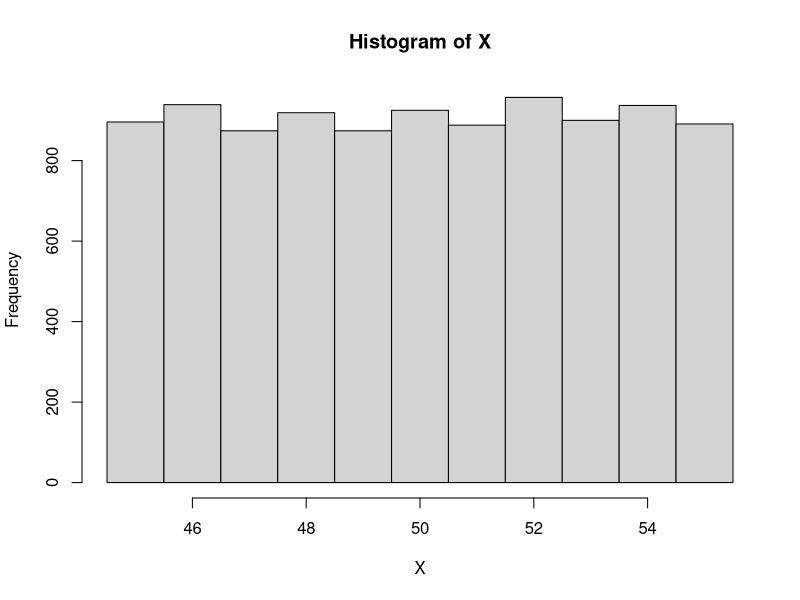
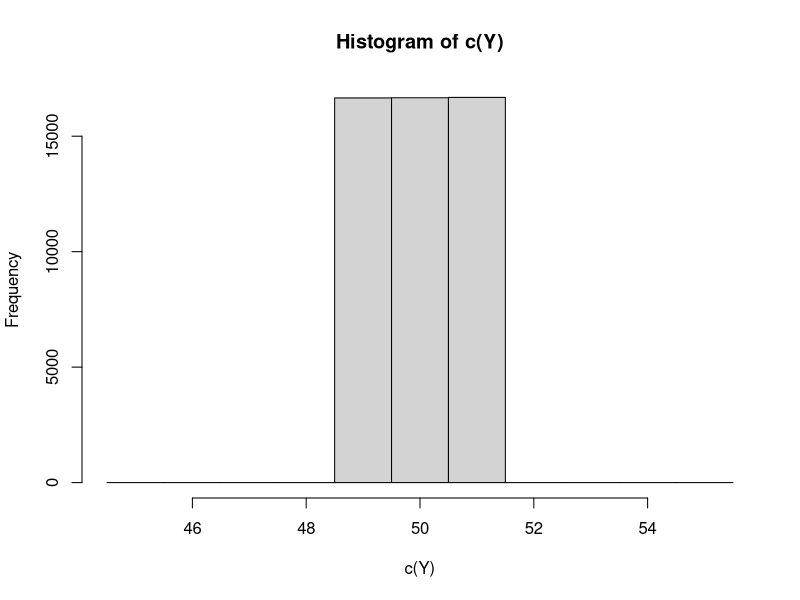
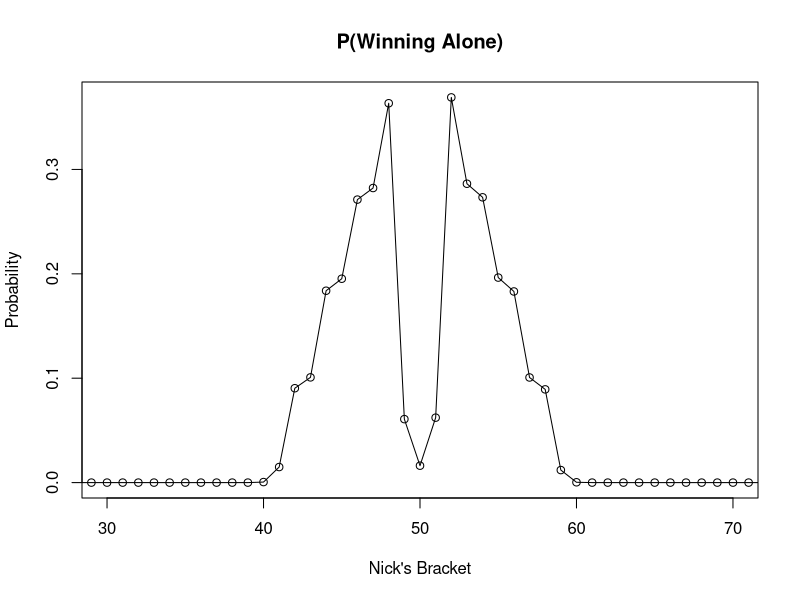
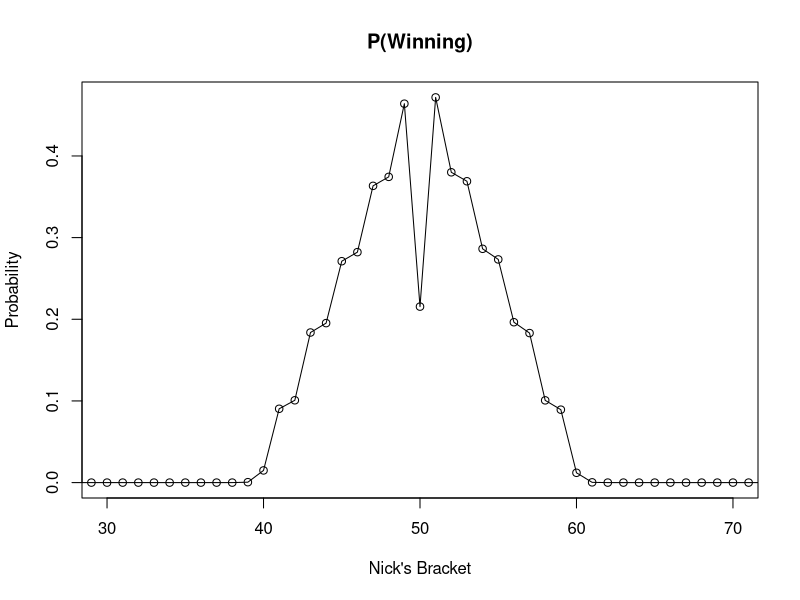
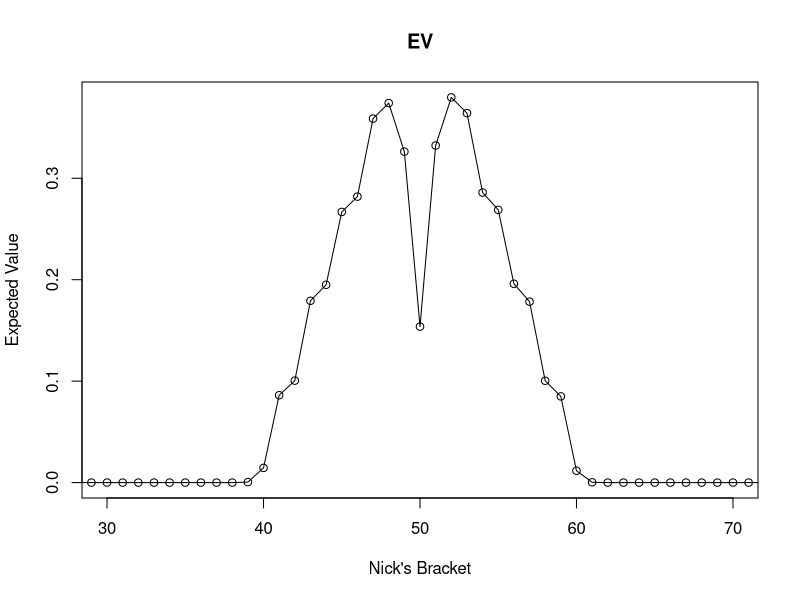
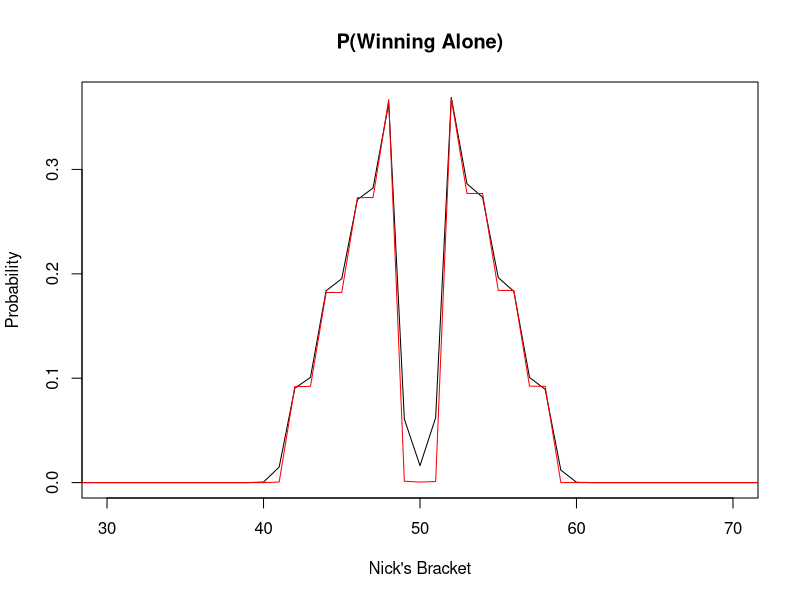
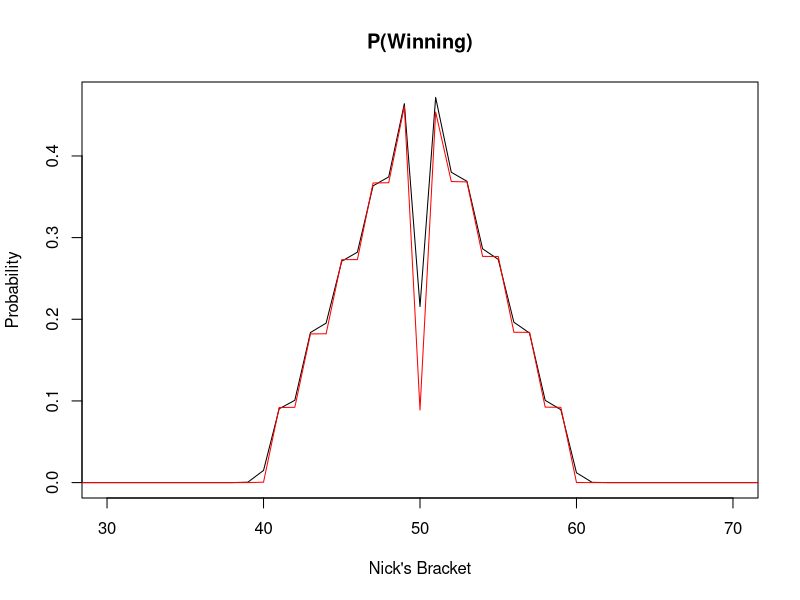
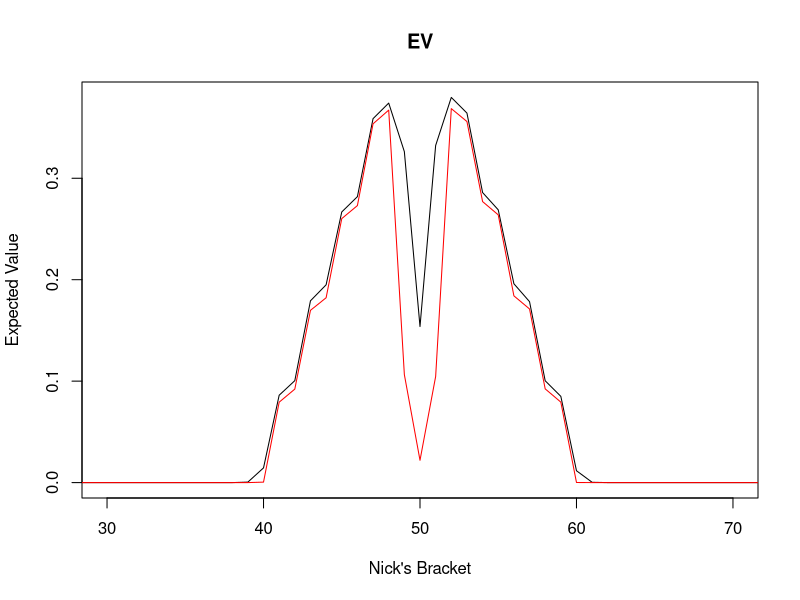

Reproduce these figures in R, in order.
## ---- chunk 1
set.seed(193932)
knitr::opts_chunk$set(echo = TRUE)
## ---- chunk 2
Nsims <- 10000
Nplayers <- 5
# truth
X <- matrix(sample(45:55, size = Nsims, replace = TRUE), nrow = Nsims, ncol = 1)
hist(X, breaks = seq(44.5, 55.5, by = 1))
# crowd
Y <- matrix(sample(49:51, size = Nplayers*Nsims, replace = TRUE), nrow = Nsims, ncol = Nplayers)
hist(c(Y), breaks = seq(44.5, 55.5, by = 1))
## ---- chunk 3
f <- function(z)
{
  ind <- which(sapply(1:Nsims, function(i) all(abs(z - X[i]) < abs(Y[i,] - X[i]))))
  # % of the time winning
  return(length(ind) / Nsims)
}
temp1 <- sapply(1:100, f)
plot(1:100, temp1, type = "l", xlim = c(30, 70), main = "P(Winning Alone)", 
     xlab = "Nick's Bracket", ylab = "Probability")
points(1:100, temp1)
## ---- chunk 4
f <- function(z)
{
  ind <- which(sapply(1:Nsims, function(i) all(abs(z - X[i]) <= abs(Y[i,] - X[i]))))
  # % of the time winning
  return(length(ind) / Nsims)
}
temp2 <- sapply(1:100, f)
plot(1:100, temp2, type = "l", xlim = c(30, 70), main = "P(Winning)", 
     xlab = "Nick's Bracket", ylab = "Probability")
points(1:100, temp2)
## ---- chunk 5
f <- function(z)
{
  ind1 <- which(sapply(1:Nsims, function(i) all(abs(z - X[i]) < abs(Y[i,] - X[i]))))
  ind2 <- which(sapply(1:Nsims, function(i) all(abs(z - X[i]) <= abs(Y[i,] - X[i]))))
  ind3 <- sapply(1:Nsims, function(i) length(which(abs(z - X[i]) == abs(Y[i,] - X[i]))))
  p_alone <- length(ind1) / Nsims
  p_win <- length(ind2) / Nsims
  winners <- ifelse(ind3 == 0, 1, ind3)
  return(p_alone*1 + mean((p_win - p_alone)*1/winners))
}
temp3 <- sapply(1:100, f)
plot(1:100, temp3, type = "l", xlim = c(30, 70), 
     main = "EV", xlab = "Nick's Bracket", ylab = "Expected Value")
points(1:100, temp3)
## ---- chunk 6
Nplayers <- 15
# truth
X <- matrix(sample(45:55, size = Nsims, replace = TRUE), nrow = Nsims, ncol = 1)
#hist(X, breaks = seq(44.5, 55.5, by = 1))
# crowd
Y <- matrix(sample(49:51, size = Nplayers*Nsims, replace = TRUE), nrow = Nsims, ncol = Nplayers)
#hist(c(Y), breaks = seq(44.5, 55.5, by = 1))
################################################################################
# probability of winning alone
f <- function(z)
{
  ind <- which(sapply(1:Nsims, function(i) all(abs(z - X[i]) < abs(Y[i,] - X[i]))))
  # % of the time winning
  return(length(ind) / Nsims)
}
temp4 <- sapply(1:100, f)
plot(1:100, temp1, type = "l", xlim = c(30, 70), main = "P(Winning Alone)", 
     xlab = "Nick's Bracket", ylab = "Probability")
lines(1:100, temp4, col = "red")
################################################################################
# probability of winning
f <- function(z)
{
  ind <- which(sapply(1:Nsims, function(i) all(abs(z - X[i]) <= abs(Y[i,] - X[i]))))
  # % of the time winning
  return(length(ind) / Nsims)
}
temp5 <- sapply(1:100, f)
plot(1:100, temp2, type = "l", xlim = c(30, 70), main = "P(Winning)", 
     xlab = "Nick's Bracket", ylab = "Probability")
lines(1:100, temp5, col = "red")
################################################################################
# Expected Value of 1 dollar
f <- function(z)
{
  ind1 <- which(sapply(1:Nsims, function(i) all(abs(z - X[i]) < abs(Y[i,] - X[i]))))
  ind2 <- which(sapply(1:Nsims, function(i) all(abs(z - X[i]) <= abs(Y[i,] - X[i]))))
  ind3 <- sapply(1:Nsims, function(i) length(which(abs(z - X[i]) == abs(Y[i,] - X[i]))))
  p_alone <- length(ind1) / Nsims
  p_win <- length(ind2) / Nsims
  winners <- ifelse(ind3 == 0, 1, ind3)
  return(p_alone*1 + mean((p_win - p_alone)*1/winners))
}
temp6 <- sapply(1:100, f)
plot(1:100, temp3, type = "l", xlim = c(30, 70), 
     main = "EV", xlab = "Nick's Bracket", ylab = "Expected Value")
lines(1:100, temp6, col = "red")
## ---- chunk 7
Nsims <- 10000
Nplayers <- 5
# truth
X <- matrix(sample(45:55, size = Nsims, replace = TRUE), nrow = Nsims, ncol = 1)
hist(X, breaks = seq(44.5, 55.5, by = 1))
# crowd
Y <- matrix(sample(52:54, size = Nplayers*Nsims, replace = TRUE), nrow = Nsims, ncol = Nplayers)
hist(c(Y), breaks = seq(44.5, 55.5, by = 1))
################################################################################
# probability of winning alone
f <- function(z)
{
  ind <- which(sapply(1:Nsims, function(i) all(abs(z - X[i]) < abs(Y[i,] - X[i]))))
  # % of the time winning
  return(length(ind) / Nsims)
}
temp1 <- sapply(1:100, f)
plot(1:100, temp1, type = "l", xlim = c(30, 70), main = "P(Winning Alone)", 
     xlab = "Nick's Bracket", ylab = "Probability")
points(1:100, temp1)
################################################################################
# probability of winning
f <- function(z)
{
  ind <- which(sapply(1:Nsims, function(i) all(abs(z - X[i]) <= abs(Y[i,] - X[i]))))
  # % of the time winning
  return(length(ind) / Nsims)
}
temp2 <- sapply(1:100, f)
plot(1:100, temp2, type = "l", xlim = c(30, 70), main = "P(Winning)", 
     xlab = "Nick's Bracket", ylab = "Probability")
points(1:100, temp2)
################################################################################
# Expected Value of 1 dollar
f <- function(z)
{
  ind1 <- which(sapply(1:Nsims, function(i) all(abs(z - X[i]) < abs(Y[i,] - X[i]))))
  ind2 <- which(sapply(1:Nsims, function(i) all(abs(z - X[i]) <= abs(Y[i,] - X[i]))))
  ind3 <- sapply(1:Nsims, function(i) length(which(abs(z - X[i]) == abs(Y[i,] - X[i]))))
  p_alone <- length(ind1) / Nsims
  p_win <- length(ind2) / Nsims
  winners <- ifelse(ind3 == 0, 1, ind3)
  return(p_alone*1 + mean((p_win - p_alone)*1/winners))
}
temp3 <- sapply(1:100, f)
plot(1:100, temp3, type = "l", xlim = c(30, 70), 
     main = "EV", xlab = "Nick's Bracket", ylab = "Expected Value")
points(1:100, temp3)
## ---- chunk 8
Nsims <- 10000
Nplayers <- 5
# truth
X <- matrix(sample(45:55, size = Nsims, replace = TRUE, prob = dnorm(45:55, mean = 50, sd = 2)), nrow = Nsims, ncol = 1)
hist(X, breaks = seq(44.5, 55.5, by = 1))
# crowd
Y <- matrix(sample(52:54, size = Nplayers*Nsims, replace = TRUE, prob = dnorm(52:54, mean = 53, sd = 3/5)), nrow = Nsims, ncol = Nplayers)
hist(c(Y), breaks = seq(44.5, 55.5, by = 1))
################################################################################
# probability of winning alone
f <- function(z)
{
  ind <- which(sapply(1:Nsims, function(i) all(abs(z - X[i]) < abs(Y[i,] - X[i]))))
  # % of the time winning
  return(length(ind) / Nsims)
}
temp1 <- sapply(1:100, f)
plot(1:100, temp1, type = "l", xlim = c(30, 70), main = "P(Winning Alone)", 
     xlab = "Nick's Bracket", ylab = "Probability")
points(1:100, temp1)
################################################################################
# probability of winning
f <- function(z)
{
  ind <- which(sapply(1:Nsims, function(i) all(abs(z - X[i]) <= abs(Y[i,] - X[i]))))
  # % of the time winning
  return(length(ind) / Nsims)
}
temp2 <- sapply(1:100, f)
plot(1:100, temp2, type = "l", xlim = c(30, 70), main = "P(Winning)", 
     xlab = "Nick's Bracket", ylab = "Probability")
points(1:100, temp2)
################################################################################
# Expected Value of 1 dollar
f <- function(z)
{
  ind1 <- which(sapply(1:Nsims, function(i) all(abs(z - X[i]) < abs(Y[i,] - X[i]))))
  ind2 <- which(sapply(1:Nsims, function(i) all(abs(z - X[i]) <= abs(Y[i,] - X[i]))))
  ind3 <- sapply(1:Nsims, function(i) length(which(abs(z - X[i]) == abs(Y[i,] - X[i]))))
  p_alone <- length(ind1) / Nsims
  p_win <- length(ind2) / Nsims
  winners <- ifelse(ind3 == 0, 1, ind3)
  return(p_alone*1 + mean((p_win - p_alone)*1/winners))
}
temp3 <- sapply(1:100, f)
plot(1:100, temp3, type = "l", xlim = c(30, 70), 
     main = "EV", xlab = "Nick's Bracket", ylab = "Expected Value")
points(1:100, temp3)
################################################################################
## ---- chunk 9
fx <- function(x, mu_x, sigma_x) dnorm(x, mu_x, sigma_x)

integrate(fx, lower = -Inf, upper = Inf, mu_x = 3, sigma_x = 1)

fy <- function(y, mu_y, sigma_y) dnorm(y, mu_y, sigma_y)

integrate(fy, lower = -Inf, upper = Inf, mu_y = 3, sigma_y = 1)

Fy <- function(y, mu_y, sigma_y) pnorm(y, mu_y, sigma_y)

Fy(0, 0, 1)

Fx <- function(x, mu_x, sigma_x) pnorm(x, mu_x, sigma_x)

Fx(0, 0, 1)

fw <- function(w, x, mu_y, sigma_y) fy(sqrt(w)+x, mu_y, sigma_y)/2/sqrt(w) + fy(x-sqrt(w), mu_y, sigma_y)/2/sqrt(w)

integrate(fw, lower = 0, upper = Inf, mu_y = 3, sigma_y = 1, x = 2)

Fw <- function(w, x, mu_y, sigma_y) Fy(sqrt(w)+x, mu_y, sigma_y) - Fy(x-sqrt(w), mu_y, sigma_y)

Fw(9, -3, 0, 1)

fwn <- function(w, x, mu_y, sigma_y, n) n * (1-Fw(w, x, mu_y, sigma_y))^(n-1) * fw(w, x, mu_y, sigma_y)

integrate(fwn, lower = 0, upper = Inf, mu_y = 3, sigma_y = 1, x = 2, n = 5)

Fwn <- function(w, x, mu_y, sigma_y, n) 1 - (1 - Fw(w, x, mu_y, sigma_y))^n

Fwn(9, -3, 0, 1, 5)

# P( (z - X)^2 < (Y - X)^2 | X=x )
# P( Y - X > z - X ) + P( Y - X < -( z - X ))
# P( Y > Z ) + P( Y < 2x - z )

pzx <- function(z, x, mu_y, sigma_y, mu_x, sigma_x, n)
{
  1 - Fwn((z-x)^2, x, mu_y, sigma_y, n)
}

pzx_fx <- function(x, z, mu_x, sigma_x, mu_y, sigma_y, n)
{
  pzx(z, x, mu_y, sigma_y, mu_x, sigma_x, n) * fx(x, mu_x, sigma_x)
}

fz <- function(z, mu_x, sigma_x, mu_y, sigma_y, n)
{
  integrate(pzx_fx, lower = -Inf, upper = Inf, z = z, mu_x = mu_x, sigma_x = sigma_x, mu_y = mu_y, sigma_y = sigma_y, n = n)
}

fzz <- sapply(seq(-3, 3, length = 100), function(z) fz(z, 0, 1, 0, 0.5, 5)$value)
plot(seq(-3, 3, length = 100), fzz)

fzz10 <- sapply(seq(-3, 3, length = 100), function(z) fz(z, 0, 1, 0, 0.5, 10)$value)
plot(seq(-3, 3, length = 100), fzz)
points(seq(-3, 3, length = 100), fzz10)

fzz <- sapply(seq(-3, 3, length = 100), function(z) fz(z, 0, 1, 0.5, 1, 5)$value)
plot(seq(-3, 3, length = 100), fzz)

################################################################################

fx <- function(x, a_x, b_x) dunif(x, a_x, b_x)

integrate(fx, lower = -Inf, upper = Inf, a_x = -1, b_x = 1)

fy <- function(y, a_y, b_y) dunif(y, a_y, b_y)

integrate(fy, lower = -Inf, upper = Inf, a_y = 1, b_y = 3)

Fy <- function(y, a_y, b_y) punif(y, a_y, b_y)

Fy(0, -1, 1)

Fx <- function(x, a_x, b_x) punif(x, a_x, b_x)

Fx(2, 1, 3)

fw <- function(w, x, a_y, b_y) fy(sqrt(w)+x, a_y, b_y)/2/sqrt(w) + fy(x-sqrt(w), a_y, b_y)/2/sqrt(w)

integrate(fw, lower = 0, upper = Inf, a_y = 1, b_y = 3, x = 5)

Fw <- function(w, x, a_y, b_y) Fy(sqrt(w)+x, a_y, b_y) - Fy(x-sqrt(w), a_y, b_y)

Fw(0.5, 0.4, -1, 1)

fwn <- function(w, x, a_y, b_y, n) n * (1-Fw(w, x, a_y, b_y))^(n-1) * fw(w, x, a_y, b_y)

integrate(fwn, lower = 0, upper = Inf, a_y = 1, b_y = 3, x = 2, n = 5)

Fwn <- function(w, x, a_y, b_y, n) 1 - (1 - Fw(w, x, a_y, b_y))^n

Fwn(0.5, 0.4, 0, 2, 5)

pzx <- function(z, x, a_y, b_y, a_x, b_x, n)
{
  1 - Fwn((z-x)^2, x, a_y, b_y, n)
}

pzx_fx <- function(x, z, a_x, b_x, a_y, b_y, n)
{
  pzx(z, x, a_y, b_y, a_x, b_x, n) * fx(x, a_x, b_x)
}

fz <- function(z, a_x, b_x, a_y, b_y, n)
{
  integrate(pzx_fx, lower = -Inf, upper = Inf, z = z, a_x = a_x, b_x = b_x, a_y = a_y, b_y = b_y, n = n)
}

fzz <- sapply(seq(-3, 3, length = 100), function(z) fz(z, -1, 1, 0, 0.5, 5)$value)
plot(seq(-3, 3, length = 100), fzz)

fzz10 <- sapply(seq(-3, 3, length = 100), function(z) fz(z, -1, 1, 0, 0.5, 100)$value)
plot(seq(-3, 3, length = 100), fzz)
points(seq(-3, 3, length = 100), fzz10)

fzz <- sapply(seq(-3, 3, length = 100), function(z) fz(z, -1, 1, 0.5, 1, 5)$value)
plot(seq(-3, 3, length = 100), fzz)


